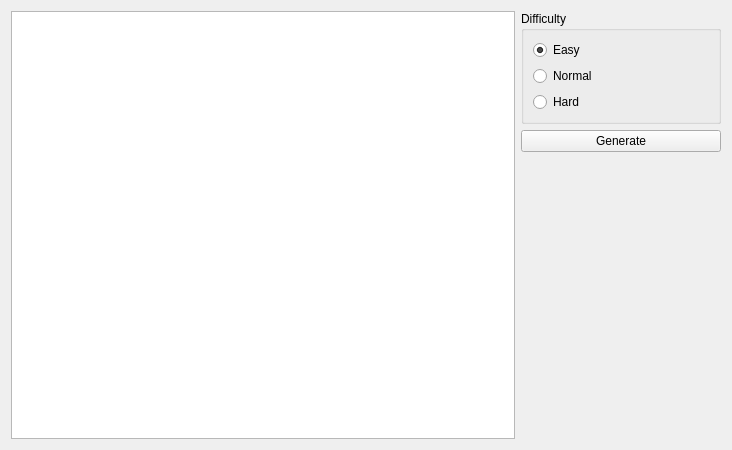
<?xml version="1.0" encoding="UTF-8"?>
<ui version="4.0">
 <class>Sudoku</class>
 <widget class="QWidget" name="Sudoku">
  <property name="geometry">
   <rect>
    <x>0</x>
    <y>0</y>
    <width>732</width>
    <height>450</height>
   </rect>
  </property>
  <property name="sizePolicy">
   <sizepolicy hsizetype="Maximum" vsizetype="Preferred">
    <horstretch>0</horstretch>
    <verstretch>0</verstretch>
   </sizepolicy>
  </property>
  <property name="minimumSize">
   <size>
    <width>600</width>
    <height>450</height>
   </size>
  </property>
  <property name="windowTitle">
   <string>Form</string>
  </property>
  <layout class="QHBoxLayout" name="horizontalLayout">
   <item>
    <widget class="QTableView" name="tableView">
     <property name="sizeAdjustPolicy">
      <enum>QAbstractScrollArea::AdjustToContents</enum>
     </property>
     <attribute name="horizontalHeaderVisible">
      <bool>false</bool>
     </attribute>
     <attribute name="horizontalHeaderMinimumSectionSize">
      <number>20</number>
     </attribute>
     <attribute name="horizontalHeaderDefaultSectionSize">
      <number>65</number>
     </attribute>
     <attribute name="verticalHeaderVisible">
      <bool>false</bool>
     </attribute>
     <attribute name="verticalHeaderMinimumSectionSize">
      <number>20</number>
     </attribute>
     <attribute name="verticalHeaderDefaultSectionSize">
      <number>65</number>
     </attribute>
    </widget>
   </item>
   <item>
    <layout class="QVBoxLayout" name="verticalLayout">
     <item>
      <widget class="QGroupBox" name="groupBox">
       <property name="sizePolicy">
        <sizepolicy hsizetype="Preferred" vsizetype="Preferred">
         <horstretch>10</horstretch>
         <verstretch>50</verstretch>
        </sizepolicy>
       </property>
       <property name="title">
        <string>Difficulty</string>
       </property>
       <layout class="QVBoxLayout" name="verticalLayout_2">
        <item>
         <widget class="QRadioButton" name="radioButtonEasy">
          <property name="text">
           <string>Easy</string>
          </property>
          <property name="checked">
           <bool>true</bool>
          </property>
         </widget>
        </item>
        <item>
         <widget class="QRadioButton" name="radioButtonNormal">
          <property name="text">
           <string>Normal</string>
          </property>
         </widget>
        </item>
        <item>
         <widget class="QRadioButton" name="radioButtonHard">
          <property name="text">
           <string>Hard</string>
          </property>
         </widget>
        </item>
       </layout>
      </widget>
     </item>
     <item>
      <widget class="QPushButton" name="pushButtonGenerate">
       <property name="sizePolicy">
        <sizepolicy hsizetype="Preferred" vsizetype="Fixed">
         <horstretch>0</horstretch>
         <verstretch>5</verstretch>
        </sizepolicy>
       </property>
       <property name="text">
        <string>Generate</string>
       </property>
      </widget>
     </item>
     <item>
      <spacer name="verticalSpacer">
       <property name="orientation">
        <enum>Qt::Vertical</enum>
       </property>
       <property name="sizeType">
        <enum>QSizePolicy::Expanding</enum>
       </property>
       <property name="sizeHint" stdset="0">
        <size>
         <width>200</width>
         <height>300</height>
        </size>
       </property>
      </spacer>
     </item>
    </layout>
   </item>
  </layout>
 </widget>
 <resources/>
 <connections/>
</ui>
